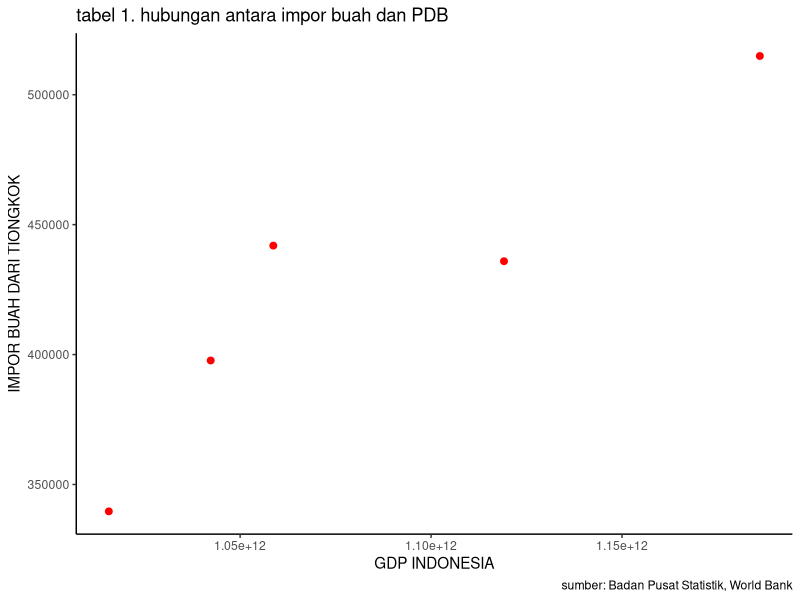

This chart was generated by the following R code:
## ---- chunk 1
library ('tidyverse')
library('readxl')
library('writexl')
## ---- chunk 2
#| label: fig-mpg
#| fig-cap: "City and highway mileage for 38 popular models of cars.Color by number of cylinders"


dat<-read_excel('datatiara.xlsx')
ggplot(data=dat,aes(x=gdp,y=imporbuah)) +
  geom_point(color="red",size=2) + # setiap nambah command, selalu kasih tanda +
  labs(title="tabel 1. hubungan antara impor buah dan PDB",
       x="GDP INDONESIA",
       y="IMPOR BUAH DARI TIONGKOK",
       caption = "sumber: Badan Pusat Statistik, World Bank") +
  theme_classic()
## ---- chunk 3
reg1<-lm(gdp~imporbuah,data=dat)
 summary(reg1)
## ---- chunk 4
library(tidyverse)
library(readxl)
dat<-read_excel("datatiara.xlsx")
reg1<-lm(gdp~imporbuah,data=dat)
summary(reg1)
